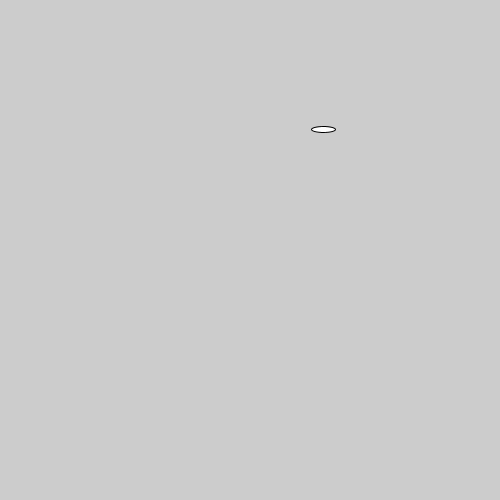
Frame 1 (no input)
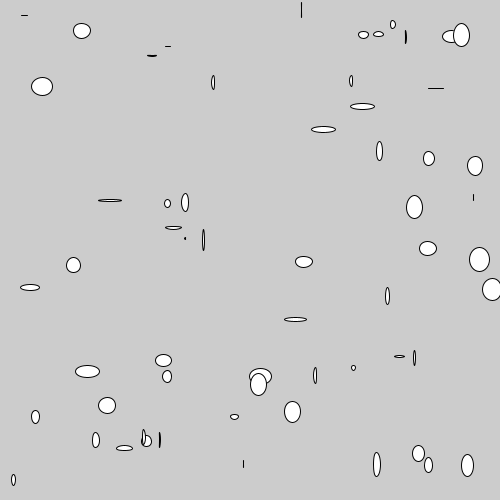
Frame 60 (the mouse pressed at the canvas centre just before this capture)
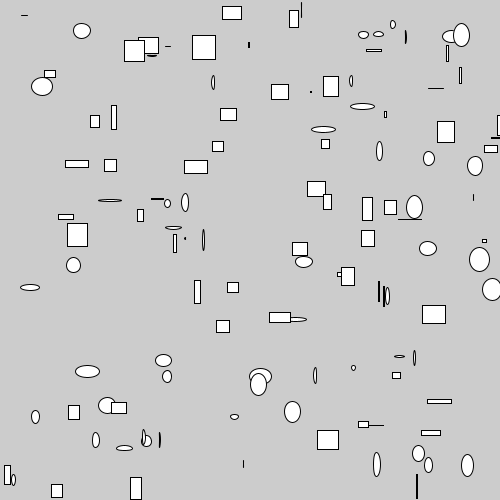
Frame 120 (the mouse held since frame 60 and released just before this capture)

The Processing sketch that drew these frames (run headless with seeded random() and noise(); from frame 60 on, the mouse is pressed at the canvas centre):

// Processing sketch: sketch_2014_10_22
// ── sketch_2014_10_22.pde
boolean ben;

void setup() {
  size(500, 500);
}
void draw() {
  if (mousePressed) {
    rect(random(width), random(height), random(25), random(25));
  }
  else {
    ellipse(random(width), random(height), random(25), random(25));
  }
}
void mousePressed() {
  if(ben==true) {
    ben=!ben;
  }
  else {
    ben=ben;
  }
}
